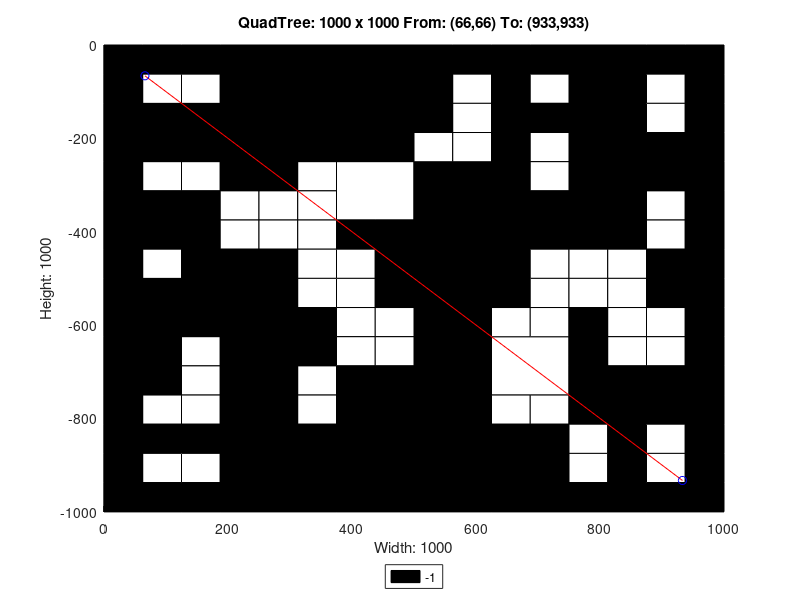

Source code (MATLAB):
axis([0 1000 -1000 0]);
title('QuadTree: 1000 x 1000 From: (66,66) To: (933,933)');
xlabel('Width: 1000');
ylabel('Height: 1000');
rectangle('Position',[250 -250 250 250], 'FaceColor',[0 0 0]);
rectangle('Position',[0 -250 125 125], 'FaceColor',[0 0 0]);
rectangle('Position',[125 -250 125 125], 'FaceColor',[0 0 0]);
rectangle('Position',[375 -375 125 125], 'FaceColor',[1 1 1]);
rectangle('Position',[750 -125 125 125], 'FaceColor',[0 0 0]);
rectangle('Position',[750 -250 125 125], 'FaceColor',[0 0 0]);
rectangle('Position',[500 -375 125 125], 'FaceColor',[0 0 0]);
rectangle('Position',[500 -500 125 125], 'FaceColor',[0 0 0]);
rectangle('Position',[750 -375 125 125], 'FaceColor',[0 0 0]);
rectangle('Position',[0 -625 125 125], 'FaceColor',[0 0 0]);
rectangle('Position',[125 -625 125 125], 'FaceColor',[0 0 0]);
rectangle('Position',[0 -750 125 125], 'FaceColor',[0 0 0]);
rectangle('Position',[375 -875 125 125], 'FaceColor',[0 0 0]);
rectangle('Position',[250 -1000 125 125], 'FaceColor',[0 0 0]);
rectangle('Position',[375 -1000 125 125], 'FaceColor',[0 0 0]);
rectangle('Position',[500 -625 125 125], 'FaceColor',[0 0 0]);
rectangle('Position',[500 -750 125 125], 'FaceColor',[0 0 0]);
rectangle('Position',[625 -750 125 125], 'FaceColor',[1 1 1]);
rectangle('Position',[500 -875 125 125], 'FaceColor',[0 0 0]);
rectangle('Position',[500 -1000 125 125], 'FaceColor',[0 0 0]);
rectangle('Position',[625 -1000 125 125], 'FaceColor',[0 0 0]);
rectangle('Position',[0 -62.5 62.5 62.5], 'FaceColor',[0 0 0]);
rectangle('Position',[62.5 -62.5 62.5 62.5], 'FaceColor',[0 0 0]);
rectangle('Position',[0 -125 62.5 62.5], 'FaceColor',[0 0 0]);
rectangle('Position',[62.5 -125 62.5 62.5], 'FaceColor',[1 1 1]);
rectangle('Position',[125 -62.5 62.5 62.5], 'FaceColor',[0 0 0]);
rectangle('Position',[187.5 -62.5 62.5 62.5], 'FaceColor',[0 0 0]);
rectangle('Position',[125 -125 62.5 62.5], 'FaceColor',[1 1 1]);
rectangle('Position',[187.5 -125 62.5 62.5], 'FaceColor',[0 0 0]);
rectangle('Position',[0 -312.5 62.5 62.5], 'FaceColor',[0 0 0]);
rectangle('Position',[62.5 -312.5 62.5 62.5], 'FaceColor',[1 1 1]);
rectangle('Position',[0 -375 62.5 62.5], 'FaceColor',[0 0 0]);
rectangle('Position',[62.5 -375 62.5 62.5], 'FaceColor',[0 0 0]);
rectangle('Position',[125 -312.5 62.5 62.5], 'FaceColor',[1 1 1]);
rectangle('Position',[187.5 -312.5 62.5 62.5], 'FaceColor',[0 0 0]);
rectangle('Position',[125 -375 62.5 62.5], 'FaceColor',[0 0 0]);
rectangle('Position',[187.5 -375 62.5 62.5], 'FaceColor',[1 1 1]);
rectangle('Position',[0 -437.5 62.5 62.5], 'FaceColor',[0 0 0]);
rectangle('Position',[62.5 -437.5 62.5 62.5], 'FaceColor',[0 0 0]);
rectangle('Position',[0 -500 62.5 62.5], 'FaceColor',[0 0 0]);
rectangle('Position',[62.5 -500 62.5 62.5], 'FaceColor',[1 1 1]);
rectangle('Position',[125 -437.5 62.5 62.5], 'FaceColor',[0 0 0]);
rectangle('Position',[187.5 -437.5 62.5 62.5], 'FaceColor',[1 1 1]);
rectangle('Position',[125 -500 62.5 62.5], 'FaceColor',[0 0 0]);
rectangle('Position',[187.5 -500 62.5 62.5], 'FaceColor',[0 0 0]);
rectangle('Position',[250 -312.5 62.5 62.5], 'FaceColor',[0 0 0]);
rectangle('Position',[312.5 -312.5 62.5 62.5], 'FaceColor',[1 1 1]);
rectangle('Position',[250 -375 62.5 62.5], 'FaceColor',[1 1 1]);
rectangle('Position',[312.5 -375 62.5 62.5], 'FaceColor',[1 1 1]);
rectangle('Position',[250 -437.5 62.5 62.5], 'FaceColor',[1 1 1]);
rectangle('Position',[312.5 -437.5 62.5 62.5], 'FaceColor',[1 1 1]);
rectangle('Position',[250 -500 62.5 62.5], 'FaceColor',[0 0 0]);
rectangle('Position',[312.5 -500 62.5 62.5], 'FaceColor',[1 1 1]);
rectangle('Position',[375 -437.5 62.5 62.5], 'FaceColor',[0 0 0]);
rectangle('Position',[437.5 -437.5 62.5 62.5], 'FaceColor',[0 0 0]);
rectangle('Position',[375 -500 62.5 62.5], 'FaceColor',[1 1 1]);
rectangle('Position',[437.5 -500 62.5 62.5], 'FaceColor',[0 0 0]);
rectangle('Position',[500 -62.5 62.5 62.5], 'FaceColor',[0 0 0]);
rectangle('Position',[562.5 -62.5 62.5 62.5], 'FaceColor',[0 0 0]);
rectangle('Position',[500 -125 62.5 62.5], 'FaceColor',[0 0 0]);
rectangle('Position',[562.5 -125 62.5 62.5], 'FaceColor',[1 1 1]);
rectangle('Position',[625 -62.5 62.5 62.5], 'FaceColor',[0 0 0]);
rectangle('Position',[687.5 -62.5 62.5 62.5], 'FaceColor',[0 0 0]);
rectangle('Position',[625 -125 62.5 62.5], 'FaceColor',[0 0 0]);
rectangle('Position',[687.5 -125 62.5 62.5], 'FaceColor',[1 1 1]);
rectangle('Position',[500 -187.5 62.5 62.5], 'FaceColor',[0 0 0]);
rectangle('Position',[562.5 -187.5 62.5 62.5], 'FaceColor',[1 1 1]);
rectangle('Position',[500 -250 62.5 62.5], 'FaceColor',[1 1 1]);
rectangle('Position',[562.5 -250 62.5 62.5], 'FaceColor',[1 1 1]);
rectangle('Position',[625 -187.5 62.5 62.5], 'FaceColor',[0 0 0]);
rectangle('Position',[687.5 -187.5 62.5 62.5], 'FaceColor',[0 0 0]);
rectangle('Position',[625 -250 62.5 62.5], 'FaceColor',[0 0 0]);
rectangle('Position',[687.5 -250 62.5 62.5], 'FaceColor',[1 1 1]);
rectangle('Position',[875 -62.5 62.5 62.5], 'FaceColor',[0 0 0]);
rectangle('Position',[937.5 -62.5 62.5 62.5], 'FaceColor',[0 0 0]);
rectangle('Position',[875 -125 62.5 62.5], 'FaceColor',[1 1 1]);
rectangle('Position',[937.5 -125 62.5 62.5], 'FaceColor',[0 0 0]);
rectangle('Position',[875 -187.5 62.5 62.5], 'FaceColor',[1 1 1]);
rectangle('Position',[937.5 -187.5 62.5 62.5], 'FaceColor',[0 0 0]);
rectangle('Position',[875 -250 62.5 62.5], 'FaceColor',[0 0 0]);
rectangle('Position',[937.5 -250 62.5 62.5], 'FaceColor',[0 0 0]);
rectangle('Position',[625 -312.5 62.5 62.5], 'FaceColor',[0 0 0]);
rectangle('Position',[687.5 -312.5 62.5 62.5], 'FaceColor',[1 1 1]);
rectangle('Position',[625 -375 62.5 62.5], 'FaceColor',[0 0 0]);
rectangle('Position',[687.5 -375 62.5 62.5], 'FaceColor',[0 0 0]);
rectangle('Position',[625 -437.5 62.5 62.5], 'FaceColor',[0 0 0]);
rectangle('Position',[687.5 -437.5 62.5 62.5], 'FaceColor',[0 0 0]);
rectangle('Position',[625 -500 62.5 62.5], 'FaceColor',[0 0 0]);
rectangle('Position',[687.5 -500 62.5 62.5], 'FaceColor',[1 1 1]);
rectangle('Position',[875 -312.5 62.5 62.5], 'FaceColor',[0 0 0]);
rectangle('Position',[937.5 -312.5 62.5 62.5], 'FaceColor',[0 0 0]);
rectangle('Position',[875 -375 62.5 62.5], 'FaceColor',[1 1 1]);
rectangle('Position',[937.5 -375 62.5 62.5], 'FaceColor',[0 0 0]);
rectangle('Position',[750 -437.5 62.5 62.5], 'FaceColor',[0 0 0]);
rectangle('Position',[812.5 -437.5 62.5 62.5], 'FaceColor',[0 0 0]);
rectangle('Position',[750 -500 62.5 62.5], 'FaceColor',[1 1 1]);
rectangle('Position',[812.5 -500 62.5 62.5], 'FaceColor',[1 1 1]);
rectangle('Position',[875 -437.5 62.5 62.5], 'FaceColor',[1 1 1]);
rectangle('Position',[937.5 -437.5 62.5 62.5], 'FaceColor',[0 0 0]);
rectangle('Position',[875 -500 62.5 62.5], 'FaceColor',[0 0 0]);
rectangle('Position',[937.5 -500 62.5 62.5], 'FaceColor',[0 0 0]);
rectangle('Position',[125 -687.5 62.5 62.5], 'FaceColor',[1 1 1]);
rectangle('Position',[187.5 -687.5 62.5 62.5], 'FaceColor',[0 0 0]);
rectangle('Position',[125 -750 62.5 62.5], 'FaceColor',[1 1 1]);
rectangle('Position',[187.5 -750 62.5 62.5], 'FaceColor',[0 0 0]);
rectangle('Position',[250 -562.5 62.5 62.5], 'FaceColor',[0 0 0]);
rectangle('Position',[312.5 -562.5 62.5 62.5], 'FaceColor',[1 1 1]);
rectangle('Position',[250 -625 62.5 62.5], 'FaceColor',[0 0 0]);
rectangle('Position',[312.5 -625 62.5 62.5], 'FaceColor',[0 0 0]);
rectangle('Position',[375 -562.5 62.5 62.5], 'FaceColor',[1 1 1]);
rectangle('Position',[437.5 -562.5 62.5 62.5], 'FaceColor',[0 0 0]);
rectangle('Position',[375 -625 62.5 62.5], 'FaceColor',[1 1 1]);
rectangle('Position',[437.5 -625 62.5 62.5], 'FaceColor',[1 1 1]);
rectangle('Position',[250 -687.5 62.5 62.5], 'FaceColor',[0 0 0]);
rectangle('Position',[312.5 -687.5 62.5 62.5], 'FaceColor',[0 0 0]);
rectangle('Position',[250 -750 62.5 62.5], 'FaceColor',[0 0 0]);
rectangle('Position',[312.5 -750 62.5 62.5], 'FaceColor',[1 1 1]);
rectangle('Position',[375 -687.5 62.5 62.5], 'FaceColor',[1 1 1]);
rectangle('Position',[437.5 -687.5 62.5 62.5], 'FaceColor',[1 1 1]);
rectangle('Position',[375 -750 62.5 62.5], 'FaceColor',[0 0 0]);
rectangle('Position',[437.5 -750 62.5 62.5], 'FaceColor',[0 0 0]);
rectangle('Position',[0 -812.5 62.5 62.5], 'FaceColor',[0 0 0]);
rectangle('Position',[62.5 -812.5 62.5 62.5], 'FaceColor',[1 1 1]);
rectangle('Position',[0 -875 62.5 62.5], 'FaceColor',[0 0 0]);
rectangle('Position',[62.5 -875 62.5 62.5], 'FaceColor',[0 0 0]);
rectangle('Position',[125 -812.5 62.5 62.5], 'FaceColor',[1 1 1]);
rectangle('Position',[187.5 -812.5 62.5 62.5], 'FaceColor',[0 0 0]);
rectangle('Position',[125 -875 62.5 62.5], 'FaceColor',[0 0 0]);
rectangle('Position',[187.5 -875 62.5 62.5], 'FaceColor',[0 0 0]);
rectangle('Position',[0 -937.5 62.5 62.5], 'FaceColor',[0 0 0]);
rectangle('Position',[62.5 -937.5 62.5 62.5], 'FaceColor',[1 1 1]);
rectangle('Position',[0 -1000 62.5 62.5], 'FaceColor',[0 0 0]);
rectangle('Position',[62.5 -1000 62.5 62.5], 'FaceColor',[0 0 0]);
rectangle('Position',[125 -937.5 62.5 62.5], 'FaceColor',[1 1 1]);
rectangle('Position',[187.5 -937.5 62.5 62.5], 'FaceColor',[0 0 0]);
rectangle('Position',[125 -1000 62.5 62.5], 'FaceColor',[0 0 0]);
rectangle('Position',[187.5 -1000 62.5 62.5], 'FaceColor',[0 0 0]);
rectangle('Position',[250 -812.5 62.5 62.5], 'FaceColor',[0 0 0]);
rectangle('Position',[312.5 -812.5 62.5 62.5], 'FaceColor',[1 1 1]);
rectangle('Position',[250 -875 62.5 62.5], 'FaceColor',[0 0 0]);
rectangle('Position',[312.5 -875 62.5 62.5], 'FaceColor',[0 0 0]);
rectangle('Position',[625 -562.5 62.5 62.5], 'FaceColor',[0 0 0]);
rectangle('Position',[687.5 -562.5 62.5 62.5], 'FaceColor',[1 1 1]);
rectangle('Position',[625 -625 62.5 62.5], 'FaceColor',[1 1 1]);
rectangle('Position',[687.5 -625 62.5 62.5], 'FaceColor',[1 1 1]);
rectangle('Position',[750 -562.5 62.5 62.5], 'FaceColor',[1 1 1]);
rectangle('Position',[812.5 -562.5 62.5 62.5], 'FaceColor',[1 1 1]);
rectangle('Position',[750 -625 62.5 62.5], 'FaceColor',[0 0 0]);
rectangle('Position',[812.5 -625 62.5 62.5], 'FaceColor',[1 1 1]);
rectangle('Position',[875 -562.5 62.5 62.5], 'FaceColor',[0 0 0]);
rectangle('Position',[937.5 -562.5 62.5 62.5], 'FaceColor',[0 0 0]);
rectangle('Position',[875 -625 62.5 62.5], 'FaceColor',[1 1 1]);
rectangle('Position',[937.5 -625 62.5 62.5], 'FaceColor',[0 0 0]);
rectangle('Position',[750 -687.5 62.5 62.5], 'FaceColor',[0 0 0]);
rectangle('Position',[812.5 -687.5 62.5 62.5], 'FaceColor',[1 1 1]);
rectangle('Position',[750 -750 62.5 62.5], 'FaceColor',[0 0 0]);
rectangle('Position',[812.5 -750 62.5 62.5], 'FaceColor',[0 0 0]);
rectangle('Position',[875 -687.5 62.5 62.5], 'FaceColor',[1 1 1]);
rectangle('Position',[937.5 -687.5 62.5 62.5], 'FaceColor',[0 0 0]);
rectangle('Position',[875 -750 62.5 62.5], 'FaceColor',[0 0 0]);
rectangle('Position',[937.5 -750 62.5 62.5], 'FaceColor',[0 0 0]);
rectangle('Position',[625 -812.5 62.5 62.5], 'FaceColor',[1 1 1]);
rectangle('Position',[687.5 -812.5 62.5 62.5], 'FaceColor',[1 1 1]);
rectangle('Position',[625 -875 62.5 62.5], 'FaceColor',[0 0 0]);
rectangle('Position',[687.5 -875 62.5 62.5], 'FaceColor',[0 0 0]);
rectangle('Position',[750 -812.5 62.5 62.5], 'FaceColor',[0 0 0]);
rectangle('Position',[812.5 -812.5 62.5 62.5], 'FaceColor',[0 0 0]);
rectangle('Position',[750 -875 62.5 62.5], 'FaceColor',[1 1 1]);
rectangle('Position',[812.5 -875 62.5 62.5], 'FaceColor',[0 0 0]);
rectangle('Position',[875 -812.5 62.5 62.5], 'FaceColor',[0 0 0]);
rectangle('Position',[937.5 -812.5 62.5 62.5], 'FaceColor',[0 0 0]);
rectangle('Position',[875 -875 62.5 62.5], 'FaceColor',[1 1 1]);
rectangle('Position',[937.5 -875 62.5 62.5], 'FaceColor',[0 0 0]);
rectangle('Position',[750 -937.5 62.5 62.5], 'FaceColor',[1 1 1]);
rectangle('Position',[812.5 -937.5 62.5 62.5], 'FaceColor',[0 0 0]);
rectangle('Position',[750 -1000 62.5 62.5], 'FaceColor',[0 0 0]);
rectangle('Position',[812.5 -1000 62.5 62.5], 'FaceColor',[0 0 0]);
rectangle('Position',[875 -937.5 62.5 62.5], 'FaceColor',[1 1 1]);
rectangle('Position',[937.5 -937.5 62.5 62.5], 'FaceColor',[0 0 0]);
rectangle('Position',[875 -1000 62.5 62.5], 'FaceColor',[0 0 0]);
rectangle('Position',[937.5 -1000 62.5 62.5], 'FaceColor',[0 0 0]);
X=[933,66];
Y=[-933,-66];
hold on;
plot(X,Y,'r');
plot(X,Y,'bo');
legend('-1','Location','southoutside');
